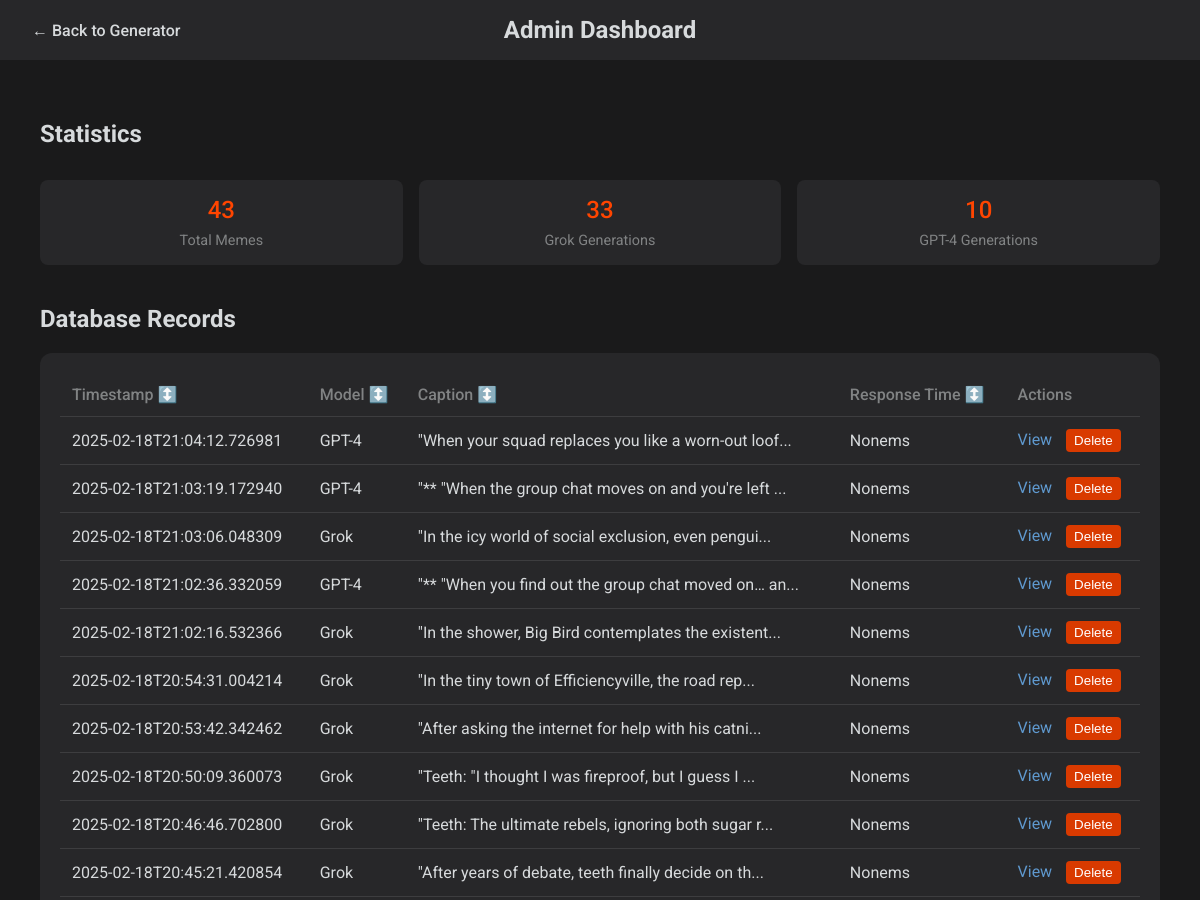
/stats (upper part), run on an earlier commit of the app's database.
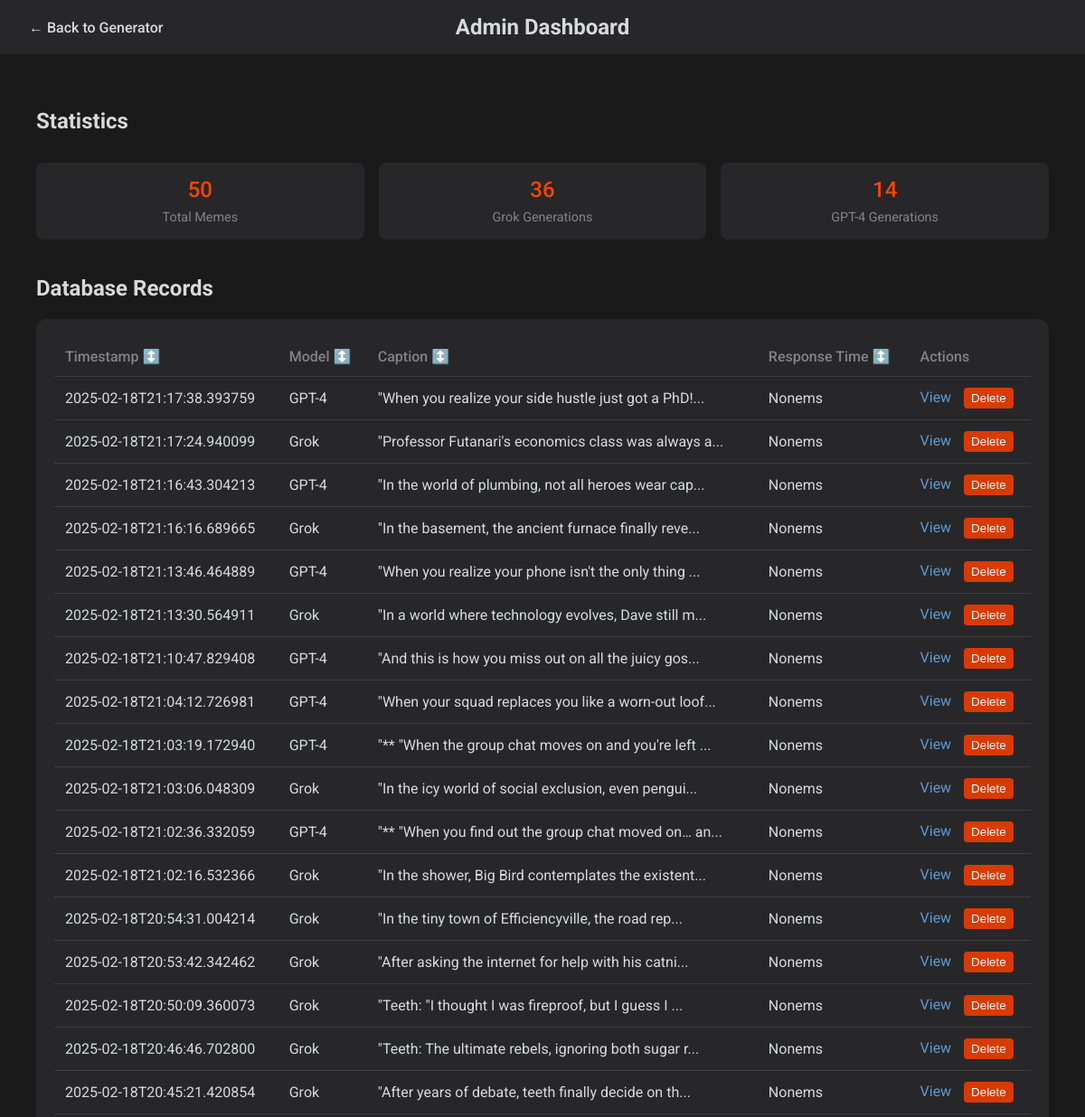
And on a later commit of the database.
### tables this page shows
CREATE TABLE memes (
            timestamp TEXT PRIMARY KEY,
            image_url TEXT,
            raw_api_response TEXT,
            description TEXT,
            caption TEXT,
            messages_sent TEXT,
            model_choice TEXT,
            completion_data TEXT,
            captioned_filename TEXT
        );

### app.py (the view)
@app.route('/stats')
def stats():
    conn = get_db()
    try:
        entries = conn.execute('SELECT * FROM memes ORDER BY timestamp DESC').fetchall()
        entries_processed = []
        for entry in entries:
            entry_dict = dict(entry)
            entry_dict['completion_data'] = json.loads(entry['completion_data'])
            entries_processed.append(entry_dict)
        stats = {
            'total_memes': len(entries),
            'grok_count': len([e for e in entries if e['model_choice'] == 'xai']),
            'gpt4_count': len([e for e in entries if e['model_choice'] == 'openai'])
        }
        return render_template('admin.html', entries=entries_processed, stats=stats)
    finally:
        conn.close()

### app.py (called while the page is built)
def get_db():
    conn = sqlite3.connect('memes.db')
    conn.row_factory = sqlite3.Row
    return conn

### templates/admin.html (shortened to what this page needs)
{% extends "base.html" %}
{% block nav %}
<a href="/">← Back to Generator</a>
<h1>Admin Dashboard</h1>
{% endblock %}
{% block content %}
<div class="admin-container">
    <div class="stats-section">
        <h2>Statistics</h2>
        <div class="stats-grid">
            <div class="stat-card">
                <span class="stat-value">{{ stats.total_memes }}</span>
                <span class="stat-label">Total Memes</span>
            </div>
            <div class="stat-card">
                <span class="stat-value">{{ stats.grok_count }}</span>
                <span class="stat-label">Grok Generations</span>
            </div>
            <div class="stat-card">
                <span class="stat-value">{{ stats.gpt4_count }}</span>
                <span class="stat-label">GPT-4 Generations</span>
            </div>
        </div>
    </div>
    <div class="data-section">
        <h2>Database Records</h2>
        <div class="table-container">
            <table>
                <thead>
                    <tr>
                        <th class="sortable" data-sort="timestamp">
                            Timestamp
                            <span class="sort-icon">↕️</span>
                        </th>
                        <th class="sortable" data-sort="model">
                            Model
                            <span class="sort-icon">↕️</span>
                        </th>
                        <th class="sortable" data-sort="caption">
                            Caption
                            <span class="sort-icon">↕️</span>
                        </th>
                        <th class="sortable" data-sort="response_time">
                            Response Time
                            <span class="sort-icon">↕️</span>
                        </th>
                        <th>Actions</th>
                    </tr>
                </thead>
                <tbody id="entries-body">
                    {% for entry in entries %}
                    <tr>
                        <td data-value="{{ entry.timestamp }}">{{ entry.timestamp }}</td>
                        <td data-value="{{ entry.model_choice }}">
                            {{ "Grok" if entry.model_choice == "xai" else "GPT-4" }}
                        </td>
                        <td data-value="{{ entry.caption }}">{{ entry.caption[:50] }}...</td>
                        <td data-value="{{ entry.completion_data.response_ms }}">
                            {{ entry.completion_data.response_ms }}ms
                        </td>
                        <td>
                            <a href="{{ url_for('view_analysis', timestamp=entry.timestamp) }}"
                               class="action-link">View</a>
                            <button onclick="deleteEntry('{{ entry.timestamp }}')"
                                    class="delete-btn">Delete</button>
                        </td>
                    </tr>
                    {% endfor %}
                </tbody>
            </table>
        </div>
    </div>
</div>
{% endblock %}

### templates/base.html (shortened to what this page needs)
<!DOCTYPE html>
<html lang="en">
<head>
    <link rel="stylesheet" href="{{ url_for('static', filename='styles.css') }}">
    <link rel="stylesheet" href="https://cdnjs.cloudflare.com/ajax/libs/animate.css/4.1.1/animate.min.css">
</head>
<body>
    <div class="nav animate__animated animate__fadeIn">
        {% block nav %}{% endblock %}
    </div>
    <div class="content-container">
        {% block content %}{% endblock %}
    </div>
</body>
</html>

### static/styles.css (style rules this page uses)
:root { --primary: #FF4500; --secondary: #5F99CF; --background: #1A1A1B; --card-bg: #272729; --text: #D7DADC; --text-secondary: #818384; --accent: #D93A00; }
body { background: var(--background); color: var(--text); font-family: 'Roboto', sans-serif; margin: 0; padding: 0; }
.nav { display: grid; grid-template-columns: 1fr auto 1fr; gap: 1rem; align-items: center; padding: 1rem 2rem; background: var(--card-bg); }
.nav h1 { margin: 0; text-align: center; font-size: 1.5rem; }
.nav a:first-child { justify-self: start; }
.nav a { color: var(--text); text-decoration: none; font-weight: 500; transition: color 0.2s; }
.content-container { max-width: 1200px; margin: 0 auto; padding: 20px; }
.admin-container { max-width: 1200px; margin: 0 auto; padding: 20px; }
.stats-section { margin-bottom: 40px; }
.stats-grid { display: grid; grid-template-columns: repeat(auto-fit, minmax(200px, 1fr)); gap: 20px; margin-top: 20px; }
.stat-card { background: var(--card-bg); padding: 20px; border-radius: 12px; text-align: center; display: flex; flex-direction: column; gap: 8px; }
.stat-value { font-size: 2rem; font-weight: 700; color: var(--primary); }
.stat-label { color: var(--text-secondary); }
.table-container { background: var(--card-bg); border-radius: 12px; padding: 20px; overflow-x: auto; }
table { width: 100%; border-collapse: collapse; }
th, td { padding: 12px; text-align: left; border-bottom: 1px solid rgba(255,255,255,0.1); }
th { color: var(--text-secondary); font-weight: 500; }
.action-link { color: var(--secondary); text-decoration: none; margin-right: 10px; }
.delete-btn { background: var(--accent); color: white; border: none; padding: 4px 8px; border-radius: 4px; cursor: pointer; }
.stats-grid { display: grid; grid-template-columns: repeat(auto-fit, minmax(200px, 1fr)); gap: 1rem; margin: 2rem 0; }
.stat-card { background: var(--card-bg); padding: 1rem; border-radius: 8px; text-align: center; }
.stat-value { font-size: 1.5rem; font-weight: 500; color: var(--primary); }
.stat-label { color: var(--text-secondary); font-size: 0.9rem; }

What changed in the data, as far as the page shows it:
added memes: timestamp "2025-02-18T21:17:38.393759", model_choice "GPT-4", caption "\"When you realize your side hustle just got a PhD!", completion_data.response_ms "None"
added memes: timestamp "2025-02-18T21:17:24.940099", model_choice "Grok", caption "\"Professor Futanari's economics class was always a", completion_data.response_ms "None"
added memes: timestamp "2025-02-18T21:16:43.304213", model_choice "GPT-4", caption "\"In the world of plumbing, not all heroes wear cap", completion_data.response_ms "None"
added memes: timestamp "2025-02-18T21:16:16.689665", model_choice "Grok", caption "\"In the basement, the ancient furnace finally reve", completion_data.response_ms "None"
added memes: timestamp "2025-02-18T21:13:46.464889", model_choice "GPT-4", caption "\"When you realize your phone isn't the only thing", completion_data.response_ms "None"
added memes: timestamp "2025-02-18T21:13:30.564911", model_choice "Grok", caption "\"In a world where technology evolves, Dave still m", completion_data.response_ms "None"
added memes: timestamp "2025-02-18T21:10:47.829408", model_choice "GPT-4", caption "\"And this is how you miss out on all the juicy gos", completion_data.response_ms "None"
Also different on the page:
{{ stats.total_memes }}: "43" → "50"
{{ stats.grok_count }}: "33" → "36"
{{ stats.gpt4_count }}: "10" → "14"
